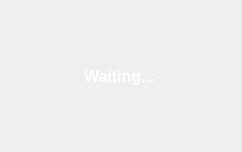
<?xml version="1.0" encoding="UTF-8"?>
<ui version="4.0">
 <class>Loading</class>
 <widget class="QDialog" name="Loading">
  <property name="geometry">
   <rect>
    <x>0</x>
    <y>0</y>
    <width>242</width>
    <height>152</height>
   </rect>
  </property>
  <property name="windowTitle">
   <string>Dialog</string>
  </property>
  <layout class="QVBoxLayout" name="verticalLayout">
   <item>
    <spacer name="verticalSpacer_2">
     <property name="orientation">
      <enum>Qt::Vertical</enum>
     </property>
     <property name="sizeHint" stdset="0">
      <size>
       <width>20</width>
       <height>36</height>
      </size>
     </property>
    </spacer>
   </item>
   <item>
    <widget class="QWidget" name="widget" native="true">
     <layout class="QHBoxLayout" name="horizontalLayout">
      <item>
       <spacer name="horizontalSpacer">
        <property name="orientation">
         <enum>Qt::Horizontal</enum>
        </property>
        <property name="sizeHint" stdset="0">
         <size>
          <width>40</width>
          <height>20</height>
         </size>
        </property>
       </spacer>
      </item>
      <item>
       <widget class="QLabel" name="label_2">
        <property name="minimumSize">
         <size>
          <width>27</width>
          <height>27</height>
         </size>
        </property>
        <property name="maximumSize">
         <size>
          <width>27</width>
          <height>27</height>
         </size>
        </property>
        <property name="text">
         <string/>
        </property>
       </widget>
      </item>
      <item>
       <widget class="QLabel" name="label">
        <property name="palette">
         <palette>
          <active>
           <colorrole role="WindowText">
            <brush brushstyle="SolidPattern">
             <color alpha="255">
              <red>255</red>
              <green>255</green>
              <blue>255</blue>
             </color>
            </brush>
           </colorrole>
           <colorrole role="Button">
            <brush brushstyle="SolidPattern">
             <color alpha="255">
              <red>0</red>
              <green>0</green>
              <blue>0</blue>
             </color>
            </brush>
           </colorrole>
           <colorrole role="Light">
            <brush brushstyle="SolidPattern">
             <color alpha="255">
              <red>0</red>
              <green>0</green>
              <blue>0</blue>
             </color>
            </brush>
           </colorrole>
           <colorrole role="Midlight">
            <brush brushstyle="SolidPattern">
             <color alpha="255">
              <red>0</red>
              <green>0</green>
              <blue>0</blue>
             </color>
            </brush>
           </colorrole>
           <colorrole role="Dark">
            <brush brushstyle="SolidPattern">
             <color alpha="255">
              <red>0</red>
              <green>0</green>
              <blue>0</blue>
             </color>
            </brush>
           </colorrole>
           <colorrole role="Mid">
            <brush brushstyle="SolidPattern">
             <color alpha="255">
              <red>0</red>
              <green>0</green>
              <blue>0</blue>
             </color>
            </brush>
           </colorrole>
           <colorrole role="Text">
            <brush brushstyle="SolidPattern">
             <color alpha="255">
              <red>255</red>
              <green>255</green>
              <blue>255</blue>
             </color>
            </brush>
           </colorrole>
           <colorrole role="BrightText">
            <brush brushstyle="SolidPattern">
             <color alpha="255">
              <red>255</red>
              <green>255</green>
              <blue>255</blue>
             </color>
            </brush>
           </colorrole>
           <colorrole role="ButtonText">
            <brush brushstyle="SolidPattern">
             <color alpha="255">
              <red>255</red>
              <green>255</green>
              <blue>255</blue>
             </color>
            </brush>
           </colorrole>
           <colorrole role="Base">
            <brush brushstyle="SolidPattern">
             <color alpha="255">
              <red>0</red>
              <green>0</green>
              <blue>0</blue>
             </color>
            </brush>
           </colorrole>
           <colorrole role="Window">
            <brush brushstyle="SolidPattern">
             <color alpha="255">
              <red>0</red>
              <green>0</green>
              <blue>0</blue>
             </color>
            </brush>
           </colorrole>
           <colorrole role="Shadow">
            <brush brushstyle="SolidPattern">
             <color alpha="255">
              <red>0</red>
              <green>0</green>
              <blue>0</blue>
             </color>
            </brush>
           </colorrole>
           <colorrole role="AlternateBase">
            <brush brushstyle="SolidPattern">
             <color alpha="255">
              <red>0</red>
              <green>0</green>
              <blue>0</blue>
             </color>
            </brush>
           </colorrole>
           <colorrole role="ToolTipBase">
            <brush brushstyle="SolidPattern">
             <color alpha="255">
              <red>255</red>
              <green>255</green>
              <blue>220</blue>
             </color>
            </brush>
           </colorrole>
           <colorrole role="ToolTipText">
            <brush brushstyle="SolidPattern">
             <color alpha="255">
              <red>0</red>
              <green>0</green>
              <blue>0</blue>
             </color>
            </brush>
           </colorrole>
          </active>
          <inactive>
           <colorrole role="WindowText">
            <brush brushstyle="SolidPattern">
             <color alpha="255">
              <red>255</red>
              <green>255</green>
              <blue>255</blue>
             </color>
            </brush>
           </colorrole>
           <colorrole role="Button">
            <brush brushstyle="SolidPattern">
             <color alpha="255">
              <red>0</red>
              <green>0</green>
              <blue>0</blue>
             </color>
            </brush>
           </colorrole>
           <colorrole role="Light">
            <brush brushstyle="SolidPattern">
             <color alpha="255">
              <red>0</red>
              <green>0</green>
              <blue>0</blue>
             </color>
            </brush>
           </colorrole>
           <colorrole role="Midlight">
            <brush brushstyle="SolidPattern">
             <color alpha="255">
              <red>0</red>
              <green>0</green>
              <blue>0</blue>
             </color>
            </brush>
           </colorrole>
           <colorrole role="Dark">
            <brush brushstyle="SolidPattern">
             <color alpha="255">
              <red>0</red>
              <green>0</green>
              <blue>0</blue>
             </color>
            </brush>
           </colorrole>
           <colorrole role="Mid">
            <brush brushstyle="SolidPattern">
             <color alpha="255">
              <red>0</red>
              <green>0</green>
              <blue>0</blue>
             </color>
            </brush>
           </colorrole>
           <colorrole role="Text">
            <brush brushstyle="SolidPattern">
             <color alpha="255">
              <red>255</red>
              <green>255</green>
              <blue>255</blue>
             </color>
            </brush>
           </colorrole>
           <colorrole role="BrightText">
            <brush brushstyle="SolidPattern">
             <color alpha="255">
              <red>255</red>
              <green>255</green>
              <blue>255</blue>
             </color>
            </brush>
           </colorrole>
           <colorrole role="ButtonText">
            <brush brushstyle="SolidPattern">
             <color alpha="255">
              <red>255</red>
              <green>255</green>
              <blue>255</blue>
             </color>
            </brush>
           </colorrole>
           <colorrole role="Base">
            <brush brushstyle="SolidPattern">
             <color alpha="255">
              <red>0</red>
              <green>0</green>
              <blue>0</blue>
             </color>
            </brush>
           </colorrole>
           <colorrole role="Window">
            <brush brushstyle="SolidPattern">
             <color alpha="255">
              <red>0</red>
              <green>0</green>
              <blue>0</blue>
             </color>
            </brush>
           </colorrole>
           <colorrole role="Shadow">
            <brush brushstyle="SolidPattern">
             <color alpha="255">
              <red>0</red>
              <green>0</green>
              <blue>0</blue>
             </color>
            </brush>
           </colorrole>
           <colorrole role="AlternateBase">
            <brush brushstyle="SolidPattern">
             <color alpha="255">
              <red>0</red>
              <green>0</green>
              <blue>0</blue>
             </color>
            </brush>
           </colorrole>
           <colorrole role="ToolTipBase">
            <brush brushstyle="SolidPattern">
             <color alpha="255">
              <red>255</red>
              <green>255</green>
              <blue>220</blue>
             </color>
            </brush>
           </colorrole>
           <colorrole role="ToolTipText">
            <brush brushstyle="SolidPattern">
             <color alpha="255">
              <red>0</red>
              <green>0</green>
              <blue>0</blue>
             </color>
            </brush>
           </colorrole>
          </inactive>
          <disabled>
           <colorrole role="WindowText">
            <brush brushstyle="SolidPattern">
             <color alpha="255">
              <red>0</red>
              <green>0</green>
              <blue>0</blue>
             </color>
            </brush>
           </colorrole>
           <colorrole role="Button">
            <brush brushstyle="SolidPattern">
             <color alpha="255">
              <red>0</red>
              <green>0</green>
              <blue>0</blue>
             </color>
            </brush>
           </colorrole>
           <colorrole role="Light">
            <brush brushstyle="SolidPattern">
             <color alpha="255">
              <red>0</red>
              <green>0</green>
              <blue>0</blue>
             </color>
            </brush>
           </colorrole>
           <colorrole role="Midlight">
            <brush brushstyle="SolidPattern">
             <color alpha="255">
              <red>0</red>
              <green>0</green>
              <blue>0</blue>
             </color>
            </brush>
           </colorrole>
           <colorrole role="Dark">
            <brush brushstyle="SolidPattern">
             <color alpha="255">
              <red>0</red>
              <green>0</green>
              <blue>0</blue>
             </color>
            </brush>
           </colorrole>
           <colorrole role="Mid">
            <brush brushstyle="SolidPattern">
             <color alpha="255">
              <red>0</red>
              <green>0</green>
              <blue>0</blue>
             </color>
            </brush>
           </colorrole>
           <colorrole role="Text">
            <brush brushstyle="SolidPattern">
             <color alpha="255">
              <red>0</red>
              <green>0</green>
              <blue>0</blue>
             </color>
            </brush>
           </colorrole>
           <colorrole role="BrightText">
            <brush brushstyle="SolidPattern">
             <color alpha="255">
              <red>255</red>
              <green>255</green>
              <blue>255</blue>
             </color>
            </brush>
           </colorrole>
           <colorrole role="ButtonText">
            <brush brushstyle="SolidPattern">
             <color alpha="255">
              <red>0</red>
              <green>0</green>
              <blue>0</blue>
             </color>
            </brush>
           </colorrole>
           <colorrole role="Base">
            <brush brushstyle="SolidPattern">
             <color alpha="255">
              <red>0</red>
              <green>0</green>
              <blue>0</blue>
             </color>
            </brush>
           </colorrole>
           <colorrole role="Window">
            <brush brushstyle="SolidPattern">
             <color alpha="255">
              <red>0</red>
              <green>0</green>
              <blue>0</blue>
             </color>
            </brush>
           </colorrole>
           <colorrole role="Shadow">
            <brush brushstyle="SolidPattern">
             <color alpha="255">
              <red>0</red>
              <green>0</green>
              <blue>0</blue>
             </color>
            </brush>
           </colorrole>
           <colorrole role="AlternateBase">
            <brush brushstyle="SolidPattern">
             <color alpha="255">
              <red>0</red>
              <green>0</green>
              <blue>0</blue>
             </color>
            </brush>
           </colorrole>
           <colorrole role="ToolTipBase">
            <brush brushstyle="SolidPattern">
             <color alpha="255">
              <red>255</red>
              <green>255</green>
              <blue>220</blue>
             </color>
            </brush>
           </colorrole>
           <colorrole role="ToolTipText">
            <brush brushstyle="SolidPattern">
             <color alpha="255">
              <red>0</red>
              <green>0</green>
              <blue>0</blue>
             </color>
            </brush>
           </colorrole>
          </disabled>
         </palette>
        </property>
        <property name="font">
         <font>
          <pointsize>12</pointsize>
          <weight>75</weight>
          <bold>true</bold>
         </font>
        </property>
        <property name="text">
         <string>Waiting...</string>
        </property>
       </widget>
      </item>
      <item>
       <widget class="QLabel" name="label_progress">
        <property name="minimumSize">
         <size>
          <width>30</width>
          <height>0</height>
         </size>
        </property>
        <property name="font">
         <font>
          <pointsize>9</pointsize>
         </font>
        </property>
        <property name="text">
         <string/>
        </property>
        <property name="alignment">
         <set>Qt::AlignCenter</set>
        </property>
       </widget>
      </item>
      <item>
       <spacer name="horizontalSpacer_2">
        <property name="orientation">
         <enum>Qt::Horizontal</enum>
        </property>
        <property name="sizeHint" stdset="0">
         <size>
          <width>40</width>
          <height>20</height>
         </size>
        </property>
       </spacer>
      </item>
     </layout>
    </widget>
   </item>
   <item>
    <spacer name="verticalSpacer">
     <property name="orientation">
      <enum>Qt::Vertical</enum>
     </property>
     <property name="sizeHint" stdset="0">
      <size>
       <width>20</width>
       <height>35</height>
      </size>
     </property>
    </spacer>
   </item>
  </layout>
 </widget>
 <resources/>
 <connections/>
</ui>
